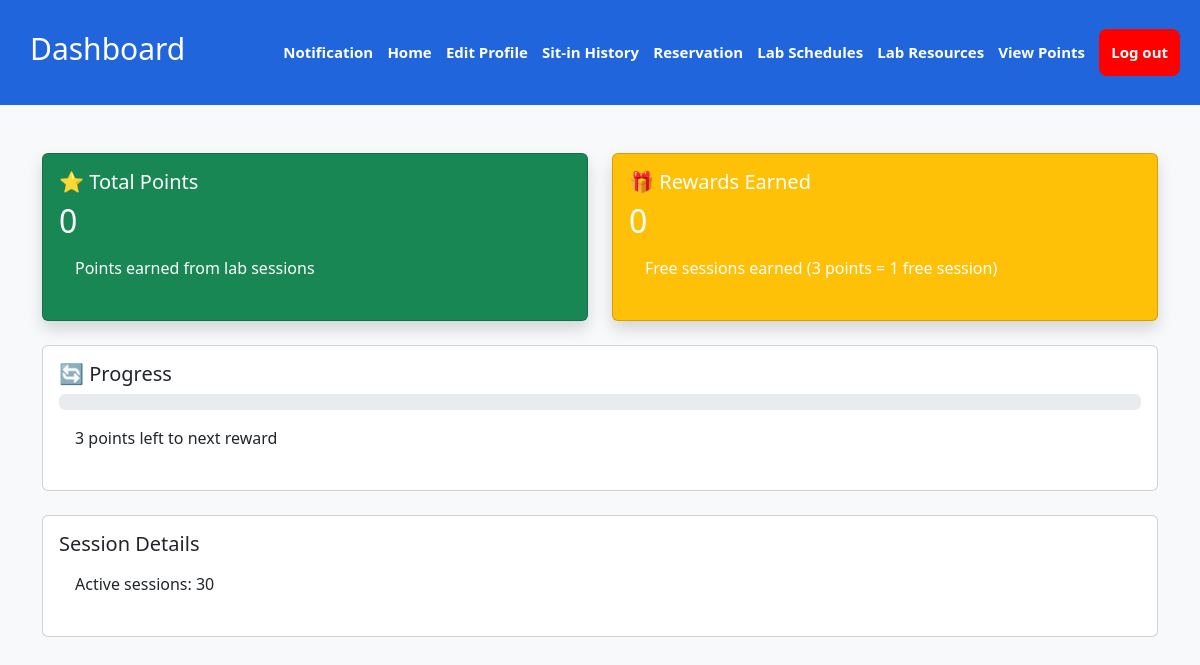
The page /view_points.php (signed in) on the database its author committed.
### tables this page shows
CREATE TABLE `userstbl` (
  `idno` int(11) NOT NULL,
  `lastname` varchar(255) NOT NULL,
  `firstname` varchar(255) NOT NULL,
  `middlename` varchar(255) NOT NULL,
  `email` varchar(255) NOT NULL,
  `course` varchar(255) NOT NULL,
  `level` int(11) NOT NULL,
  `password` varchar(255) NOT NULL,
  `sessions` int(11) NOT NULL DEFAULT 30,
  `labs` varchar(255) DEFAULT NULL,
  `purpose` varchar(255) DEFAULT NULL,
  `date_login` date DEFAULT NULL,
  `login_date` time DEFAULT NULL,
  `status` varchar(255) DEFAULT NULL,
  `points` int(11) DEFAULT 0,
  `claimed_rewards` int(11) DEFAULT 0
);

### view_points.php (the view, shortened to what this page needs)
<?php
include('db.php');
$user_id = $_SESSION['idno'];
$totalPoints = $claimedRewards = $sessions = 0;
$stmt = $connection->prepare("SELECT points, claimed_rewards, sessions FROM userstbl WHERE idno = ?");
$stmt->bind_param("i", $user_id);
$stmt->execute();
$stmt->bind_result($totalPoints, $claimedRewards, $sessions);
$pointsToNextReward = 3 - ($totalPoints % 3);
?>
<!DOCTYPE html>
<html lang="en">
<head>
    <link rel="stylesheet" href="assets/styles.css?v=<?php echo time(); ?>">
    <link href="https://cdn.jsdelivr.net/npm/bootstrap@5.3.0/dist/css/bootstrap.min.css" rel="stylesheet">
</head>
<body class="bg-light">
<nav>
    <h1>Dashboard</h1>
    <div class="nav-links" id="nav-links">
        <a href=""> Notification</a>
        <a id="home-nav" href="#"> Home</a>
        <a href="editprofile.php"> Edit Profile</a>
        <a href="sitin-history.php">Sit-in History</a>
        <a href="reservation.php"> Reservation</a>
        <a href="lab_schedule_student.php">Lab Schedules</a>
        <a href="lab_resources_view.php">Lab Resources</a>
        <a href="view_points.php">View Points</a>
        <a href="index.php" class="logout-btn" id="logoutbtn"> Log out </a>
    </div>
</nav>
<div class="container mt-5">
    <div class="row mb-4">
        <div class="col-md-6">
            <div class="card text-white bg-success shadow">
                <div class="card-body">
                    <h5 class="card-title">⭐ Total Points</h5>
                    <h2><?= $totalPoints ?></h2>
                    <p>Points earned from lab sessions</p>
                </div>
            </div>
        </div>
        <div class="col-md-6">
            <div class="card text-white bg-warning shadow">
                <div class="card-body">
                    <h5 class="card-title">🎁 Rewards Earned</h5>
                    <h2><?= $claimedRewards ?></h2>
                    <p>Free sessions earned (3 points = 1 free session)</p>
                </div>
            </div>
        </div>
    </div>
    <div class="card mb-4">
        <div class="card-body">
            <h5 class="card-title">🔄 Progress</h5>
            <div class="progress">
            </div>
            <p class="mt-2"><?= $pointsToNextReward ?> points left to next reward</p>
        </div>
    </div>
    <div class="card">
        <div class="card-body">
            <h5 class="card-title">Session Details</h5>
            <p>Active sessions: <?= $sessions ?></p>
        </div>
    </div>
</div>
</body>
</html>

### assets/styles.css (style rules this page uses)
body { margin: 0; padding: 0; font-family: sans-serif; background-color: gainsboro; }
nav { display: flex; flex-direction: row; justify-content: space-between; align-items: center; padding: 10px; background-color: rgb(32, 101, 220); color: white; }
nav h1 { margin-left: 20px; font-size: 30px; }
nav a { text-decoration: none; color: white; margin-right: 10px; font-weight: bold; font-size: 15px; transition: color 0.3s ease-in, text-decoration 0.3s ease-in-out; display: inline-block; white-space: normal; }
p, h4, h3 { margin: 8px 8px; padding: 8px 8px; }
.logout-btn { background-color: red; padding: 12px; text-decoration: none; border-radius: 8px; }

### view_points.php (style rules this page uses)
nav { height: 105px; }

### rows shown on the page
userstbl: points "0", claimed_rewards "0", points "3", sessions "30"
